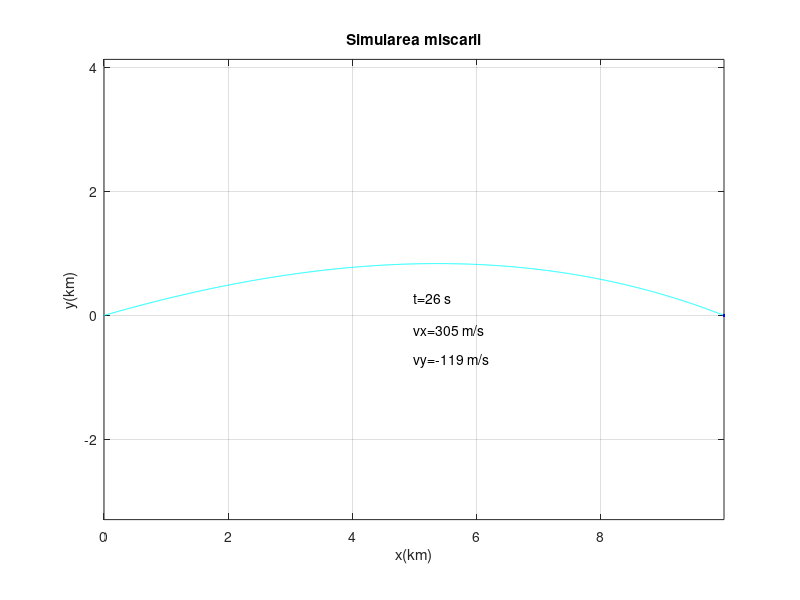

Write MATLAB code to recreate this figure.
clc; clear; close all; % linia de igiena
% 312 CA NOVETSCHI VLAD
% Date problema
DisT=10000; % distanta pana la tinta [m]
ErrD=3; % preciza dorita [m]
sol=1; % solutia dorita (1 pentru unghi mic, -1 pentru unghi mare)

afis=['Distanta pana la tinta ',num2str(DisT/1e3),'km']; disp(afis);
afis=['Precizie dorita ',num2str(ErrD),'m']; disp(afis);
if sol == 1, afis=['Unghi mic'];disp(afis); end;
if sol == -1, afis=['Unghi mare']; disp(afis); end;

% Selectori pentru grafice:
Gv=0; % componentele vitezei ca functii de timp
Gc=0; % legile de miscare
Gt=0; % traiectoria (curba balistica)
Gd=1; % reprezentarea dinamica
% Parametrii fizici:
g=9.80665; % acceleratia gravitationala terestra standard [N/kg]
m=1.2; % masa proiectilului [kg]
G=m*g; % greutatea proiectilului
% Conditii initiale:
v0=500; % viteza initiala [m/s]
alpha0=0; % unghiul de lansare initial [grade]
if sol == -1
  alpha0 = 90;  
end
alphad=45; % interval unghi pentru cautarea binara 
% Valori plauzibile ale coeficientilor de frecare fluida:
r1=G/2/v0; % coeficientul termenului liniar al fortei de frecare
r2=G/2/v0^2; % coeficientul termenului patratic

b=0; %bataie initiala

while abs(DisT-b) > ErrD
  
% modificare unghi pentru cautarea binara
if b < DisT
  alpha0 = alpha0+sol*alphad;
end;
if b > DisT
  alpha0 = alpha0-sol*alphad;
end;
if alpha0>=90 ||  alpha0<=0
  afis=['Distanta pana la tinta prea mare']; disp(afis);
  break
end
alphad=alphad/2;

% Definirea intervalului de timp de interes
t0=0; tf=2*v0/g*sind(alpha0); % supraestimare a timpului de zbor
N=1500; t=linspace(t0,tf,N); dt=t(2)-t(1); % discretizarea timpului
% Prealocare si valori de inceput:
vx=zeros(1,N); vy=vx; % prealocare pentru componentele vitezei
x=zeros(1,N); y=x; % prealocare pentru coordonate
vx(1)=v0*cosd(alpha0); % valoarea initiala a componentei vx
vy(1)=v0*sind(alpha0); % valoarea initiala a componentei vy
for i=1:N-1
    aux=1-dt*(r1+r2*sqrt(vx(i)^2+vy(i)^2))/m; % variabila ajutatoare
    vx(i+1)=vx(i)*aux; % recurenta de ordinul I pentru vx
    vy(i+1)=vy(i)*aux-g*dt; % recurenta de ordinul I pentru vy
    x(i+1)=x(i)+vx(i)*dt; % MU pe intervalul dt
    y(i+1)=y(i)+vy(i)*dt; % MU pe intervalul dt
    if y(i+1)<0, break; end;
end
t=t(1:i); vx=vx(1:i); vy=vy(1:i); x=x(1:i); y=y(1:i); % eliminarea valorilor in surplus
b=x(i); % bataia proiectilului
end

%afisari
if Gv==1
    figure(1);
    plot(t,vx,'-r',t,vy,'-b');
    xlabel('t(s)'); ylabel('v(m/s)'); grid;
    title('Componentele vitezei ca functii de timp');
    legend('vx','vy');
end;
if Gc==1
    figure(2);
    plot(t,x/1e3,'-r',t,y/1e3,'-b');
    xlabel('t(s)'); ylabel('coord(km)'); grid;
    title('Coordonatele ca functii de timp');
    legend('x','y','Location','NorthWest');
end;
if Gt==1
    figure(3);
    plot(x/1e3,y/1e3,'-k','LineWidth',2);
    xlabel('x(km)'); ylabel('y(km)'); grid;
    title('Curba balistica');
    axis equal; axis tight
end;
% Afisarea unor marimi de interes:
alphaf = alpha0; % unghiul de lansare 
tf=t(i); % timpul de zbor
b=x(i); % bataia
h=max(y); % altitudinea maxima
tu=t(y==h); % timpul de urcare
tc=tf-tu; % timpul de coborare
Q=1/2*m*(v0^2-vx(i)^2-vy(i)^2); % caldura produsa prin frecare
afis=['Unghiul de lansare: ',num2str(alphaf),' grade']; disp(afis);
afis=['Timpul de zbor: ',num2str(tf),' s']; disp(afis);
afis=['Bataia proiectilului: ',num2str(b/1e3),' km']; disp(afis);
afis=['Altitudinea maxima: ',num2str(h/1e3),' km']; disp(afis);
afis=['Timpul de urcare: ',num2str(tu),' s']; disp(afis);
afis=['Timpul de coborare: ',num2str(tc),' s']; disp(afis);
afis=['Caldura produsa: ',num2str(Q/1e3),' kJ']; disp(afis);
if Gd==1
    figure(4);
    set(4,'Position',[50 50 850 600]);
    tic; simt0=toc; simt=simt0; % porneste cronometrul si retine timpul initial
    while simt<tf+simt0
        plot(x/1e3,y/1e3,'-c'); hold on
        xlabel('x(km)'); ylabel('y(km)'); grid;
        title('Simularea miscarii');
        axis equal; axis tight
        simt=toc; % citeste timpul sistemului
        index=abs(t-simt)==min(abs(t-simt)); % cauta cel mai apropiat t din discretizare
        plot(x(index)/1e3,y(index)/1e3,'.b'); hold off
        text(b/2/1e3,h/3/1e3,['t=',num2str(round(t(index))),' s']);
        text(b/2/1e3,h/3/1e3-0.5,['vx=',num2str(round(round(vx(index)))),' m/s']);
        text(b/2/1e3,h/3/1e3-1,['vy=',num2str(round(round(vy(index)))),' m/s']);
        pause(1e-3);
    end
end